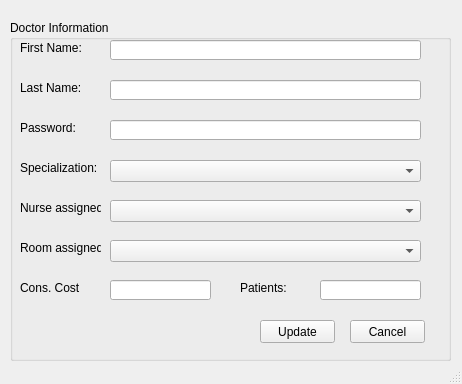
<?xml version="1.0" encoding="UTF-8"?>
<ui version="4.0">
 <class>MainWindow</class>
 <widget class="QMainWindow" name="MainWindow">
  <property name="windowModality">
   <enum>Qt::ApplicationModal</enum>
  </property>
  <property name="geometry">
   <rect>
    <x>0</x>
    <y>0</y>
    <width>462</width>
    <height>384</height>
   </rect>
  </property>
  <property name="windowTitle">
   <string>MainWindow</string>
  </property>
  <widget class="QWidget" name="centralwidget">
   <widget class="QGroupBox" name="groupBox">
    <property name="geometry">
     <rect>
      <x>10</x>
      <y>20</y>
      <width>441</width>
      <height>341</height>
     </rect>
    </property>
    <property name="title">
     <string>Doctor Information</string>
    </property>
    <widget class="QLabel" name="label">
     <property name="geometry">
      <rect>
       <x>10</x>
       <y>60</y>
       <width>81</width>
       <height>16</height>
      </rect>
     </property>
     <property name="text">
      <string>Last Name:</string>
     </property>
    </widget>
    <widget class="QLabel" name="label_2">
     <property name="geometry">
      <rect>
       <x>10</x>
       <y>20</y>
       <width>61</width>
       <height>16</height>
      </rect>
     </property>
     <property name="text">
      <string>First Name:</string>
     </property>
    </widget>
    <widget class="QLineEdit" name="lineFirstName">
     <property name="geometry">
      <rect>
       <x>100</x>
       <y>20</y>
       <width>311</width>
       <height>20</height>
      </rect>
     </property>
     <property name="readOnly">
      <bool>false</bool>
     </property>
    </widget>
    <widget class="QPushButton" name="pushUpdate">
     <property name="geometry">
      <rect>
       <x>250</x>
       <y>300</y>
       <width>75</width>
       <height>23</height>
      </rect>
     </property>
     <property name="text">
      <string>Update</string>
     </property>
    </widget>
    <widget class="QPushButton" name="pushCancel">
     <property name="geometry">
      <rect>
       <x>340</x>
       <y>300</y>
       <width>75</width>
       <height>23</height>
      </rect>
     </property>
     <property name="text">
      <string>Cancel</string>
     </property>
    </widget>
    <widget class="QLineEdit" name="lineLastName">
     <property name="geometry">
      <rect>
       <x>100</x>
       <y>60</y>
       <width>311</width>
       <height>20</height>
      </rect>
     </property>
     <property name="readOnly">
      <bool>false</bool>
     </property>
    </widget>
    <widget class="QLabel" name="label_3">
     <property name="geometry">
      <rect>
       <x>10</x>
       <y>140</y>
       <width>81</width>
       <height>16</height>
      </rect>
     </property>
     <property name="text">
      <string>Specialization:</string>
     </property>
    </widget>
    <widget class="QComboBox" name="comboSpecialization">
     <property name="geometry">
      <rect>
       <x>100</x>
       <y>140</y>
       <width>311</width>
       <height>22</height>
      </rect>
     </property>
    </widget>
    <widget class="QComboBox" name="comboNurseAssigned">
     <property name="geometry">
      <rect>
       <x>100</x>
       <y>180</y>
       <width>311</width>
       <height>22</height>
      </rect>
     </property>
    </widget>
    <widget class="QLabel" name="label_4">
     <property name="geometry">
      <rect>
       <x>10</x>
       <y>180</y>
       <width>81</width>
       <height>16</height>
      </rect>
     </property>
     <property name="text">
      <string>Nurse assigned:</string>
     </property>
    </widget>
    <widget class="QLabel" name="label_5">
     <property name="geometry">
      <rect>
       <x>10</x>
       <y>220</y>
       <width>81</width>
       <height>16</height>
      </rect>
     </property>
     <property name="text">
      <string>Room assigned:</string>
     </property>
    </widget>
    <widget class="QComboBox" name="comboRoomAssigned">
     <property name="geometry">
      <rect>
       <x>100</x>
       <y>220</y>
       <width>311</width>
       <height>22</height>
      </rect>
     </property>
    </widget>
    <widget class="QLineEdit" name="linePassword">
     <property name="geometry">
      <rect>
       <x>100</x>
       <y>100</y>
       <width>311</width>
       <height>20</height>
      </rect>
     </property>
     <property name="echoMode">
      <enum>QLineEdit::Password</enum>
     </property>
     <property name="readOnly">
      <bool>false</bool>
     </property>
    </widget>
    <widget class="QLabel" name="label_6">
     <property name="geometry">
      <rect>
       <x>10</x>
       <y>100</y>
       <width>81</width>
       <height>16</height>
      </rect>
     </property>
     <property name="text">
      <string>Password:</string>
     </property>
    </widget>
    <widget class="QLineEdit" name="lineCost">
     <property name="geometry">
      <rect>
       <x>100</x>
       <y>260</y>
       <width>101</width>
       <height>20</height>
      </rect>
     </property>
     <property name="echoMode">
      <enum>QLineEdit::Normal</enum>
     </property>
     <property name="readOnly">
      <bool>false</bool>
     </property>
    </widget>
    <widget class="QLabel" name="label_7">
     <property name="geometry">
      <rect>
       <x>10</x>
       <y>260</y>
       <width>81</width>
       <height>16</height>
      </rect>
     </property>
     <property name="text">
      <string>Cons. Cost</string>
     </property>
    </widget>
    <widget class="QLabel" name="label_15">
     <property name="geometry">
      <rect>
       <x>230</x>
       <y>260</y>
       <width>81</width>
       <height>16</height>
      </rect>
     </property>
     <property name="text">
      <string>Patients:</string>
     </property>
    </widget>
    <widget class="QLineEdit" name="linePatients">
     <property name="geometry">
      <rect>
       <x>310</x>
       <y>260</y>
       <width>101</width>
       <height>20</height>
      </rect>
     </property>
     <property name="echoMode">
      <enum>QLineEdit::Normal</enum>
     </property>
     <property name="readOnly">
      <bool>false</bool>
     </property>
    </widget>
   </widget>
  </widget>
  <widget class="QStatusBar" name="statusbar"/>
 </widget>
 <resources/>
 <connections/>
</ui>
